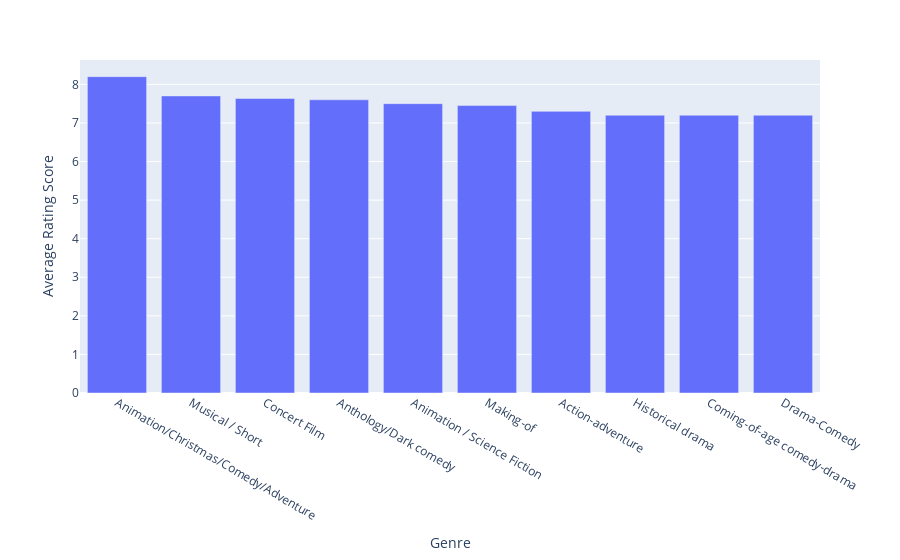

The notebook cell saved with this chart:
### Code cell
fig = px.bar(top_10_ratings_by_genre, x= top_10_ratings_by_genre.index, y=top_10_ratings_by_genre.values, labels={'y':'Average Rating Score', 'x':'Genre'})
fig.show()

### Figure 1 — Plotly figure (JSON) as saved in the notebook; plotly's stock layout.template omitted (floating-point values rounded to 4 significant figures)
{"data": [{"alignmentgroup": "True", "hovertemplate": "Genre=%{x}<br>Average Rating Score=%{y}<extra></extra>", "legendgroup": "", "marker": {"color": "#636efa", "pattern": {"shape": ""}}, "name": "", "offsetgroup": "", "orientation": "v", "showlegend": false, "textposition": "auto", "type": "bar", "x": ["Animation/Christmas/Comedy/Adventure", "Musical / Short", "Concert Film", "Anthology/Dark comedy", "Animation / Science Fiction", "Making-of", "Action-adventure", "Historical drama", "Coming-of-age comedy-drama", "Drama-Comedy"], "xaxis": "x", "y": [8.2, 7.7, 7.633, 7.6, 7.5, 7.45, 7.3, 7.2, 7.2, 7.2], "yaxis": "y"}], "layout": {"barmode": "relative", "legend": {"tracegroupgap": 0}, "margin": {"t": 60}, "xaxis": {"anchor": "y", "domain": [0, 1], "title": {"text": "Genre"}}, "yaxis": {"anchor": "x", "domain": [0, 1], "title": {"text": "Average Rating Score"}}}}
